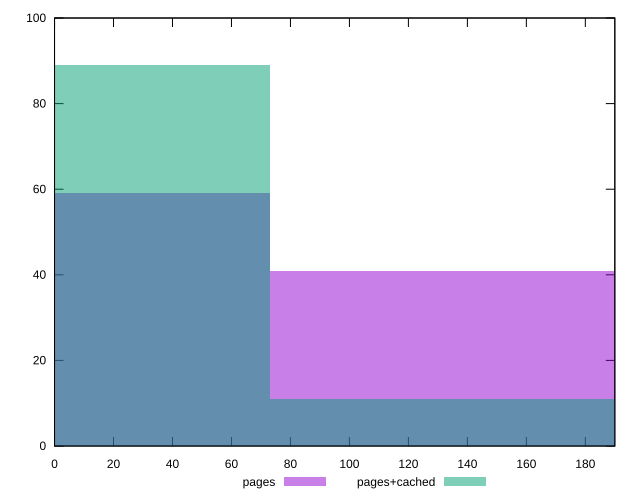

This chart was generated by the following gnuplot code:
reset

$pages <<EOF
0 59
146.09436108088758 41
EOF

$pagesCached <<EOF
0 89
146.09436108088758 11
EOF

set key outside below
set boxwidth 146.09436108088758
set xrange [0:190]
set yrange [0:100]
set trange [0:100]
set style fill transparent solid 0.5 noborder
set terminal svg size 640, 500 enhanced background rgb 'white'
set output "report_00013_2021-02-09T12-04-24.940Z/unminified-css/comparison/histogram/0_vs_1.svg"

plot $pages title "pages" with boxes, \
     $pagesCached title "pages+cached" with boxes

reset
